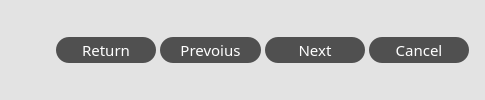
           <widget class="QWidget" name="widget_5" native="true">
            <property name="sizePolicy">
             <sizepolicy hsizetype="Preferred" vsizetype="Preferred">
              <horstretch>0</horstretch>
              <verstretch>1</verstretch>
             </sizepolicy>
            </property>
            <property name="styleSheet">
             <string notr="true">QWidget{
    background-color: rgb(227, 227, 227);
}

QPushButton{
	background: rgb(80, 80, 80);
    border:0px solid transparent;
	color: rgb(255, 255, 255);
	border-radius: 13px;
	padding: 2px 20px 2px 20px;
}

QPushButton:hover{
	border: 2px solid rgb(100, 100, 100);
    background: #fff;
    color: rgb(80,80,80);
}

QPushButton:disabled{
	background: rgb(150, 150, 150);
}</string>
            </property>
            <layout class="QHBoxLayout" name="horizontalLayout_9">
             <property name="spacing">
              <number>0</number>
             </property>
             <property name="leftMargin">
              <number>16</number>
             </property>
             <property name="topMargin">
              <number>12</number>
             </property>
             <property name="rightMargin">
              <number>16</number>
             </property>
             <property name="bottomMargin">
              <number>12</number>
             </property>
             <item>
              <spacer name="horizontalSpacer_7">
               <property name="orientation">
                <enum>Qt::Horizontal</enum>
               </property>
               <property name="sizeHint" stdset="0">
                <size>
                 <width>40</width>
                 <height>20</height>
                </size>
               </property>
              </spacer>
             </item>
             <item>
              <layout class="QHBoxLayout" name="horizontalLayout_15">
               <property name="spacing">
                <number>4</number>
               </property>
               <item>
                <widget class="QPushButton" name="cancelButton_3">
                 <property name="sizePolicy">
                  <sizepolicy hsizetype="Minimum" vsizetype="Fixed">
                   <horstretch>0</horstretch>
                   <verstretch>0</verstretch>
                  </sizepolicy>
                 </property>
                 <property name="minimumSize">
                  <size>
                   <width>100</width>
                   <height>26</height>
                  </size>
                 </property>
                 <property name="maximumSize">
                  <size>
                   <width>16777215</width>
                   <height>26</height>
                  </size>
                 </property>
                 <property name="font">
                  <font>
                   <family>方正黑体简体</family>
                   <pointsize>11</pointsize>
                  </font>
                 </property>
                 <property name="text">
                  <string>Return</string>
                 </property>
                 <property name="autoDefault">
                  <bool>false</bool>
                 </property>
                 <property name="flat">
                  <bool>true</bool>
                 </property>
                </widget>
               </item>
               <item>
                <widget class="QPushButton" name="cancelButton_2">
                 <property name="sizePolicy">
                  <sizepolicy hsizetype="Minimum" vsizetype="Fixed">
                   <horstretch>0</horstretch>
                   <verstretch>0</verstretch>
                  </sizepolicy>
                 </property>
                 <property name="minimumSize">
                  <size>
                   <width>100</width>
                   <height>26</height>
                  </size>
                 </property>
                 <property name="maximumSize">
                  <size>
                   <width>16777215</width>
                   <height>26</height>
                  </size>
                 </property>
                 <property name="font">
                  <font>
                   <family>方正黑体简体</family>
                   <pointsize>11</pointsize>
                  </font>
                 </property>
                 <property name="text">
                  <string>Prevoius</string>
                 </property>
                 <property name="autoDefault">
                  <bool>false</bool>
                 </property>
                 <property name="flat">
                  <bool>true</bool>
                 </property>
                </widget>
               </item>
               <item>
                <widget class="QPushButton" name="pushButton_Create_2">
                 <property name="enabled">
                  <bool>true</bool>
                 </property>
                 <property name="sizePolicy">
                  <sizepolicy hsizetype="Minimum" vsizetype="Fixed">
                   <horstretch>0</horstretch>
                   <verstretch>0</verstretch>
                  </sizepolicy>
                 </property>
                 <property name="minimumSize">
                  <size>
                   <width>100</width>
                   <height>26</height>
                  </size>
                 </property>
                 <property name="maximumSize">
                  <size>
                   <width>16777215</width>
                   <height>26</height>
                  </size>
                 </property>
                 <property name="font">
                  <font>
                   <family>方正黑体简体</family>
                   <pointsize>11</pointsize>
                  </font>
                 </property>
                 <property name="text">
                  <string>Next</string>
                 </property>
                 <property name="autoDefault">
                  <bool>false</bool>
                 </property>
                 <property name="flat">
                  <bool>true</bool>
                 </property>
                </widget>
               </item>
               <item>
                <widget class="QPushButton" name="pushButton_Create_3">
                 <property name="enabled">
                  <bool>true</bool>
                 </property>
                 <property name="sizePolicy">
                  <sizepolicy hsizetype="Minimum" vsizetype="Fixed">
                   <horstretch>0</horstretch>
                   <verstretch>0</verstretch>
                  </sizepolicy>
                 </property>
                 <property name="minimumSize">
                  <size>
                   <width>100</width>
                   <height>26</height>
                  </size>
                 </property>
                 <property name="maximumSize">
                  <size>
                   <width>16777215</width>
                   <height>26</height>
                  </size>
                 </property>
                 <property name="font">
                  <font>
                   <family>方正黑体简体</family>
                   <pointsize>11</pointsize>
                  </font>
                 </property>
                 <property name="text">
                  <string>Cancel</string>
                 </property>
                 <property name="autoDefault">
                  <bool>false</bool>
                 </property>
                 <property name="flat">
                  <bool>true</bool>
                 </property>
                </widget>
               </item>
              </layout>
             </item>
            </layout>
           </widget>
